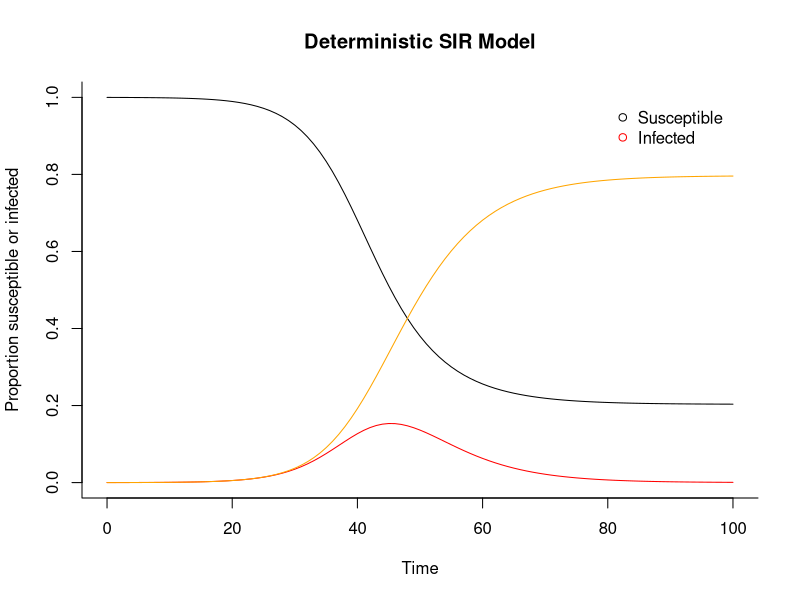

Generate this figure with R:
## Making a deterministic SIS model from scratch
## 11/10/17

library("deSolve") #package for solving differential equations

## Make an SIS function
sir <- function(time, state, parameters) {
  
  # define model parameters in term of the natural parameters
  beta <- parameters["R0"]/parameters["D_inf"] 
  gamma <- 1/parameters["D_inf"]
  
  with(as.list(c(state, parameters)), {
    
    dS <- -beta * S * I 
    dI <-  beta * S * I - gamma * I
    dR <-  gamma * I
    
    return(list(c(dS, dI, dR)))
  })
}

#############################
### THINGS YOU CAN CHANGE ###
#############################

# Proportion in each compartment at the start
init  <- c(
  S = 1-1e-4, 
  I = 1e-4,
  R = 0
) # N = 1

## R0 = basic reproduction number, D_inf = duration of infection
parameters <- c(
  R0 = 2, 
  D_inf = 5
)

## Timeframe
times <- seq(0, 100, by = 1)

## Solve using General Solver for Ordinary Differential Equations (ode)
run <- ode(y = init, times = times, func = sir, parms = parameters)
run_det <- as.data.frame(run) # change to data frame
run_det$time <- NULL # Delete time variable

## Plot model
par(mfrow=c(1,1))

matplot(x = times, y = run_det, type = "l",
  xlab = "Time", ylab = "Proportion susceptible or infected",  main = "Deterministic SIR Model",
  lwd = 1, lty = 1, bty = "l", col = c("black","red","orange"))

## Add legend
legend(80, 1.0, c("Susceptible", "Infected"), pch = 1, col = c("black","red","orange"), bty = "n")
